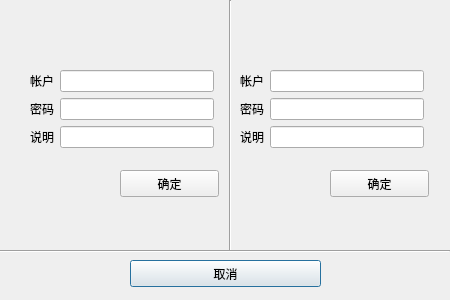
<?xml version="1.0" encoding="UTF-8"?>
<ui version="4.0">
 <class>CMDSecurityCheckDialog</class>
 <widget class="QDialog" name="CMDSecurityCheckDialog">
  <property name="geometry">
   <rect>
    <x>0</x>
    <y>0</y>
    <width>450</width>
    <height>300</height>
   </rect>
  </property>
  <property name="windowTitle">
   <string>Dialog</string>
  </property>
  <widget class="QWidget" name="layoutWidget">
   <property name="geometry">
    <rect>
     <x>240</x>
     <y>70</y>
     <width>184</width>
     <height>95</height>
    </rect>
   </property>
   <layout class="QFormLayout" name="formLayout_2">
    <property name="fieldGrowthPolicy">
     <enum>QFormLayout::AllNonFixedFieldsGrow</enum>
    </property>
    <item row="0" column="0">
     <widget class="QLabel" name="label_4">
      <property name="text">
       <string>帐户</string>
      </property>
     </widget>
    </item>
    <item row="0" column="1">
     <widget class="QLineEdit" name="verifierAccountEdit"/>
    </item>
    <item row="1" column="0">
     <widget class="QLabel" name="label_5">
      <property name="text">
       <string>密码</string>
      </property>
     </widget>
    </item>
    <item row="1" column="1">
     <widget class="QLineEdit" name="verifierPasswordEdit"/>
    </item>
    <item row="2" column="0">
     <widget class="QLabel" name="label_6">
      <property name="text">
       <string>说明</string>
      </property>
     </widget>
    </item>
    <item row="2" column="1">
     <widget class="QLineEdit" name="verifierCommentEdit"/>
    </item>
   </layout>
  </widget>
  <widget class="QWidget" name="layoutWidget">
   <property name="geometry">
    <rect>
     <x>30</x>
     <y>70</y>
     <width>184</width>
     <height>95</height>
    </rect>
   </property>
   <layout class="QFormLayout" name="formLayout">
    <property name="fieldGrowthPolicy">
     <enum>QFormLayout::AllNonFixedFieldsGrow</enum>
    </property>
    <item row="0" column="0">
     <widget class="QLabel" name="label">
      <property name="text">
       <string>帐户</string>
      </property>
     </widget>
    </item>
    <item row="0" column="1">
     <widget class="QLineEdit" name="operatorAccountEdit"/>
    </item>
    <item row="1" column="0">
     <widget class="QLabel" name="label_2">
      <property name="text">
       <string>密码</string>
      </property>
     </widget>
    </item>
    <item row="1" column="1">
     <widget class="QLineEdit" name="operatorPasswordEdit"/>
    </item>
    <item row="2" column="0">
     <widget class="QLabel" name="label_3">
      <property name="text">
       <string>说明</string>
      </property>
     </widget>
    </item>
    <item row="2" column="1">
     <widget class="QLineEdit" name="operatorCommentEdit"/>
    </item>
   </layout>
  </widget>
  <widget class="QPushButton" name="cancelButton">
   <property name="geometry">
    <rect>
     <x>130</x>
     <y>260</y>
     <width>191</width>
     <height>27</height>
    </rect>
   </property>
   <property name="text">
    <string>取消</string>
   </property>
  </widget>
  <widget class="QPushButton" name="operatorOKButton">
   <property name="geometry">
    <rect>
     <x>120</x>
     <y>170</y>
     <width>99</width>
     <height>27</height>
    </rect>
   </property>
   <property name="text">
    <string>确定</string>
   </property>
  </widget>
  <widget class="QPushButton" name="verifierOKButton">
   <property name="geometry">
    <rect>
     <x>330</x>
     <y>170</y>
     <width>99</width>
     <height>27</height>
    </rect>
   </property>
   <property name="text">
    <string>确定</string>
   </property>
  </widget>
  <widget class="Line" name="line">
   <property name="geometry">
    <rect>
     <x>0</x>
     <y>241</y>
     <width>450</width>
     <height>20</height>
    </rect>
   </property>
   <property name="orientation">
    <enum>Qt::Horizontal</enum>
   </property>
  </widget>
  <widget class="Line" name="line_2">
   <property name="geometry">
    <rect>
     <x>220</x>
     <y>0</y>
     <width>20</width>
     <height>251</height>
    </rect>
   </property>
   <property name="orientation">
    <enum>Qt::Vertical</enum>
   </property>
  </widget>
 </widget>
 <tabstops>
  <tabstop>operatorAccountEdit</tabstop>
  <tabstop>operatorPasswordEdit</tabstop>
  <tabstop>operatorCommentEdit</tabstop>
  <tabstop>operatorOKButton</tabstop>
  <tabstop>verifierAccountEdit</tabstop>
  <tabstop>verifierPasswordEdit</tabstop>
  <tabstop>verifierCommentEdit</tabstop>
  <tabstop>verifierOKButton</tabstop>
  <tabstop>cancelButton</tabstop>
 </tabstops>
 <resources/>
 <connections/>
</ui>
